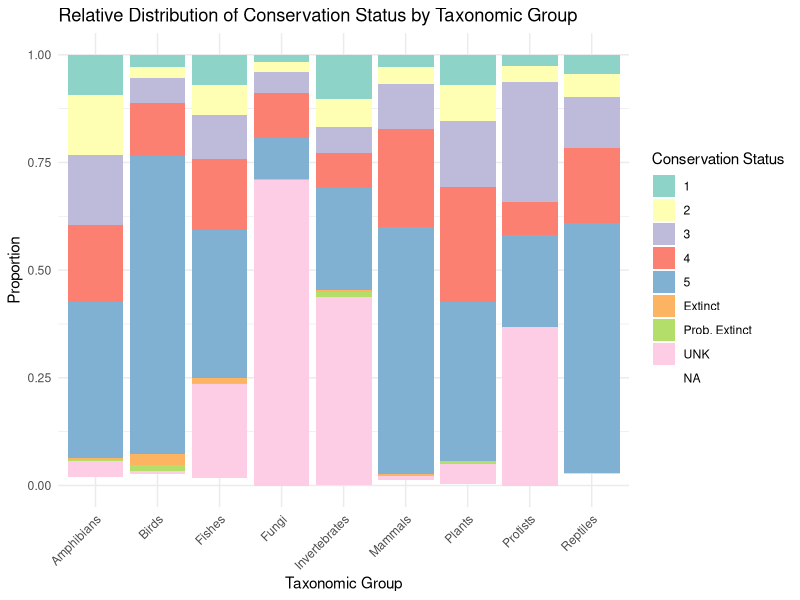
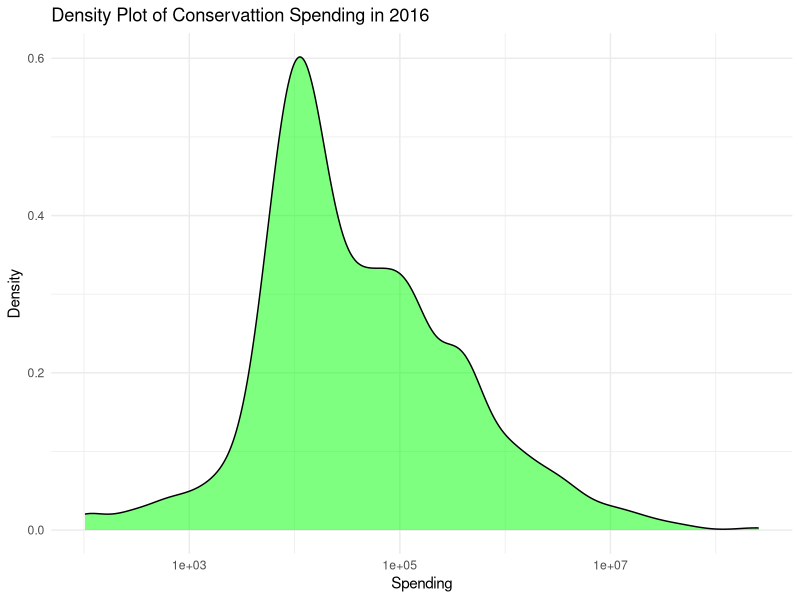

Write R code to recreate these figures, in order.
## ---- chunk 1
library(knitr)
## ---- chunk 2
tab <- cbind(Name=c("speciesid", "speciesname", "taxon", "conservation status", "listed"), Description = c("unique ID", "scientific name", "Species group", "Conservation status in North America, according to   [NatureServe](https://www.natureserve.org/conservation-tools/conservation-rank-calculator): 1 = Critically Imperiled; 2 = Imperiled; 3 = Vulnerable; 4 = Apparently Secure; 5 = Secure; UNK = Unknown; Prob. Extinct = Probably Extinct; Extinct", "Is the species listed as threatened or endangered under the US Endangered Species Act: 0 = No; 1 = Yes"))

knitr::kable(tab, caption ='Table 1. Variables in "consevationdata.csv"' )
## ---- chunk 3
library(tidyverse)
## ---- chunk 4
#reading in the data
conservation_data <- read_csv("conservationdata.csv")
#views the first few rows
head(conservation_data)
conservation_data
summary(conservation_data)

## ---- chunk 5
#count the species that are listed
sum(conservation_data$listed == 1)
#count total number of species
nrow(conservation_data)
#calculates the fraction of the species that are listed.
fraction_listed <- sum(conservation_data$listed == 1) / nrow(conservation_data)
print(fraction_listed)


## ---- chunk 6
library(dplyr)

## ---- chunk 7
#calculate absolute and relative frequencies for each taxonomic group
taxon_summary <- conservation_data %>%
  group_by(taxon) %>%  
  summarize(
#counts the number of species in each group
    species_count = n(),
#fraction of total speces 
    fraction_total = species_count / nrow(conservation_data)
  ) %>%
  arrange(desc(species_count))  
taxon_summary



## ---- chunk 8
#turn it into a dataframe
taxon_summary_df <- as.data.frame(taxon_summary)
taxon_summary_df

## ---- chunk 9

library(dplyr)
library(ggplot2)

#counts species by taxon and conservation status
conservation_summary <- conservation_data %>%
  group_by(taxon, conservation_status) %>%
  summarize(count = n()) %>%
  ungroup()

#converts to relative frequency
conservation_summary <- conservation_summary %>%
  group_by(taxon) %>%
  mutate(fraction = count / sum(count))
conservation_summary


## ---- chunk 10
ggplot(conservation_data, aes(x = taxon, fill = conservation_status)) +
  geom_bar(stat = "count", position = "fill") +  #counts species per status
  labs(
    title = "Relative Distribution of Conservation Status by Taxonomic Group",
    x = "Taxonomic Group",
    y = "Proportion",
    fill = "Conservation Status"
  ) +
#color scheme
  scale_fill_brewer(palette = "Set3") + 
  theme_minimal() +
  theme(axis.text.x = element_text(angle = 45, hjust = 1))  

## ---- chunk 11
library(readr)
spending_data <- read_csv("spendingdata.csv")
head(spending_data)
## ---- chunk 12
#filters spending data for 2016
spending_2016 <- spending_data %>% 
  filter(Year == 2016)
head(spending_2016)

## ---- chunk 13
ggplot(spending_2016, aes(x = spending)) +
  geom_density(fill = "green", alpha = 0.5) +
  scale_x_log10() +  #log here helps with dealing with skewed data
  labs(
    title = "Density Plot of Conservattion Spending in 2016",
    x = "Spending",
    y = "Density"
  ) +
  theme_minimal()
## ---- chunk 14
#top 3 species that received the most conservation funding in 2016
top_species_2016 <- spending_2016 %>%
#soreted bt highest spending
  arrange(desc(spending)) %>% 
#simple way of showing the first three
   head(3)  
top_species_2016

## ---- chunk 15
#merged data with the spending data
merged_data <- spending_data %>%
  left_join(conservation_data,by = "speciesid")
head(merged_data)

## ---- chunk 16
#scientific names of top 3 species identified
top_species_withNames <- merged_data %>%
  filter(speciesid %in% top_species_2016$speciesid) %>%
  select(speciesid, speciesname, taxon, conservation_status, spending)  
top_species_withNames

## ---- chunk 17
#removing rows where spending is 0
cleaned_data <- merged_data %>%
  filter(spending > 0) %>%  
  mutate(log_spending = log(spending))
summary(cleaned_data$log_spending)

## ---- chunk 18
#regression of log-transformed spending on taxon
spending_model <- lm(log_spending ~ taxon, data = cleaned_data)
summary(spending_model)

